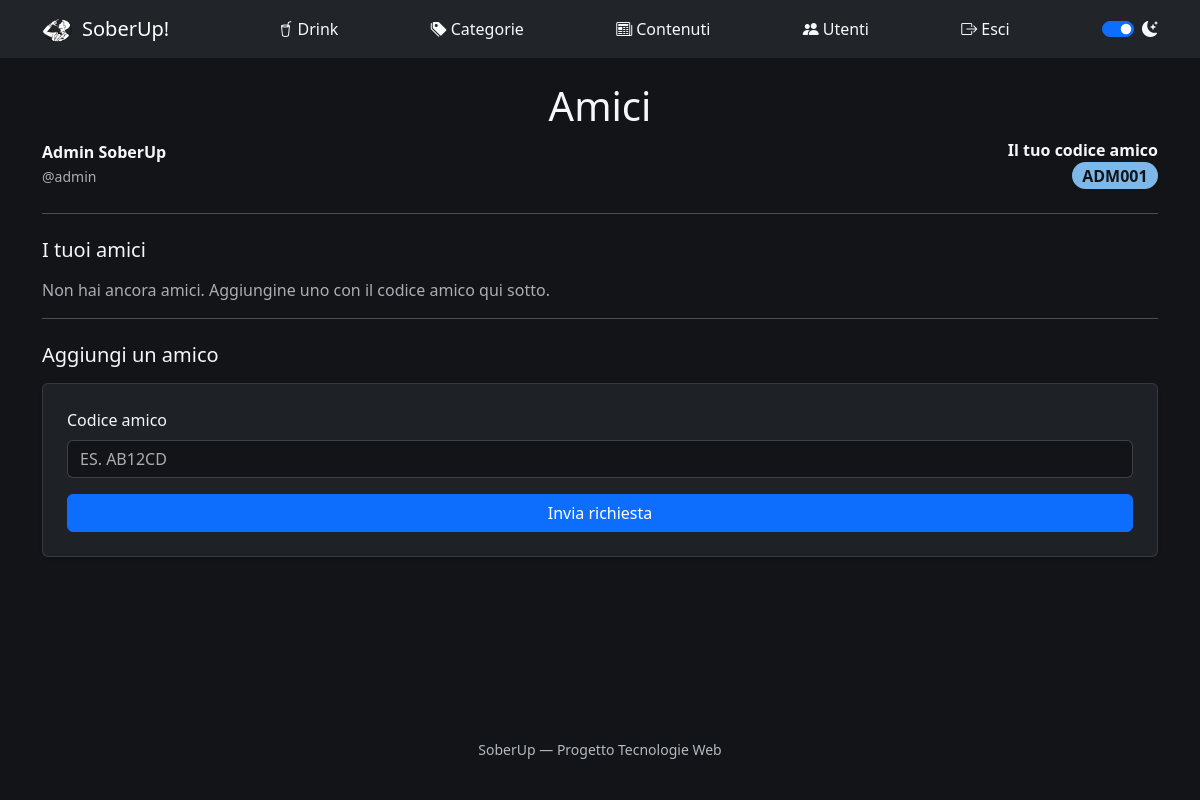
The app's page /amici.php (signed in) with its own data.
### tables this page shows
CREATE TABLE utente (
    idutente        INT AUTO_INCREMENT PRIMARY KEY,
    nome            VARCHAR(50)     NOT NULL,
    cognome         VARCHAR(50)     NOT NULL,
    email           VARCHAR(100)    NOT NULL UNIQUE,
    username        VARCHAR(50)     NOT NULL UNIQUE,
    password        VARCHAR(255)    NOT NULL,
    codice_amico    VARCHAR(10)     NOT NULL UNIQUE,
    is_admin        TINYINT(1)      NOT NULL DEFAULT 0,
    sesso           ENUM('M','F')   NOT NULL,
    data_nascita    DATE            NOT NULL,
    peso            DECIMAL(5,2)    NOT NULL,
    altezza         DECIMAL(5,2)    NOT NULL,
    attivo          TINYINT(1)      NOT NULL DEFAULT 1,
    data_creazione  TIMESTAMP       NOT NULL DEFAULT CURRENT_TIMESTAMP
);

### amici.php (called while the page is built, shortened)
<?php
require_once 'bootstrap.php';
$errori = [];
$utente = $dbh->getUtenteById($_SESSION["idutente"]);
$richieste = $dbh->getRichiesteInAttesa($_SESSION["idutente"]);
$amici = $dbh->getAmiciAccettati($_SESSION["idutente"]);
$templateParams["titolo"] = "SoberUp - Amici";
$templateParams["intestazione"] = "Amici";
$templateParams["nome"] = "template/amici.php";
$templateParams["errori"] = $errori;
$templateParams["utente"] = $utente;
$templateParams["richieste"] = $richieste;
$templateParams["amici"] = $amici;
require 'template/base.php';
?>

### db/database.php (called while the page is built, shortened)
<?php
class DatabaseHelper{
    private $db;
    public function __construct($servername, $username, $password, $dbname, $port){
        $this->db = new mysqli($servername, $username, $password, $dbname, $port);
    }
    public function getUtenteById($id){
        $query = "SELECT idutente, nome, cognome, email, username, codice_amico, is_admin, sesso, data_nascita, peso, altezza, attivo, data_creazione FROM utente WHERE idutente = ?";
        $stmt = $this->db->prepare($query);
        $stmt->bind_param('i', $id);
        $stmt->execute();
        $result = $stmt->get_result();
        return $result->fetch_assoc();
    }
    public function getRichiesteInAttesa($idutente){
        $query = "SELECT am.idamicizia, u.idutente, u.nome, u.cognome, u.username
                   FROM amicizia am, utente u
                   WHERE am.utente1 = u.idutente AND am.utente2 = ? AND am.stato = 'in_attesa'";
        $stmt = $this->db->prepare($query);
        $stmt->bind_param('i', $idutente);
        $stmt->execute();
        $result = $stmt->get_result();
        return $result->fetch_all(MYSQLI_ASSOC);
    }
    public function getAmiciAccettati($idutente){
        $query = "SELECT am.idamicizia, u.idutente, u.nome, u.cognome, u.username, u.sesso, u.data_nascita, u.peso, u.altezza, s.idserata
                   FROM amicizia am
                   JOIN utente u ON (u.idutente = IF(am.utente1 = ?, am.utente2, am.utente1))
                   LEFT JOIN serata s ON (s.utente = u.idutente AND s.datafine IS NULL)
                   WHERE am.stato = 'accettata' AND (am.utente1 = ? OR am.utente2 = ?)";
        $stmt = $this->db->prepare($query);
        $stmt->bind_param('iii', $idutente, $idutente, $idutente);
        $stmt->execute();
        $result = $stmt->get_result();
        return $result->fetch_all(MYSQLI_ASSOC);
    }
}
?>

### bootstrap.php (called while the page is built, shortened)
<?php
require_once("db/database.php");
$dbh = new DatabaseHelper("localhost", "root", "", "soberup_db", 3306);
?>

### template/amici.php (the view, shortened to what this page needs)
<div class="row mb-4 align-items-center">
    <div class="col-12 col-md text-center text-md-start">
        <p class="mb-0"><strong><?php echo $templateParams["utente"]["nome"] . " " . $templateParams["utente"]["cognome"]; ?></strong></p>
        <span class="text-muted small">@<?php echo $templateParams["utente"]["username"]; ?></span>
    </div>
    <div class="col-12 col-md-auto text-center text-md-end mt-3 mt-md-0">
        <p class="mb-0"><strong>Il tuo codice amico</strong></p>
        <span class="badge badge-orario rounded-pill fs-6"><?php echo $templateParams["utente"]["codice_amico"]; ?></span>
    </div>
</div>
<hr class="mb-4">
<h2 class="h5 mb-3">I tuoi amici</h2>
<?php if (empty($templateParams["amici"])): ?>
    <p class="text-muted">Non hai ancora amici. Aggiungine uno con il codice amico qui sotto.</p>
<?php endif; ?>
<hr class="mb-4">
<h2 class="h5 mb-3">Aggiungi un amico</h2>
<form method="POST" action="amici.php" class="card shadow-sm p-4">
    <div class="mb-3">
        <label for="codice_amico" class="form-label">Codice amico</label>
        <input id="codice_amico" name="codice_amico" type="text" class="form-control text-uppercase" maxlength="10" placeholder="Es. AB12CD">
    </div>
    <button type="submit" name="invia" value="1" class="btn btn-primary">Invia richiesta</button>
</form>

### css/style.css (style rules this page uses)
:root { --bg-page: #FFFFFF; --bg-surface: #F4F6F8; --text-primary: #1A1D21; --text-secondary: #545B66; --color-primary: #1D5D8B; --color-success: #1E7A34; --color-danger: #B3261E; --color-warning: #8A6700; }
[data-theme="dark"] { --bg-page: #121417; --bg-surface: #1E2126; --text-primary: #F5F7FA; --text-secondary: #B4BAC2; --color-primary: #7EB8E8; --color-success: #4ADE80; --color-danger: #F87171; --color-warning: #FBBF24; }
body { background-color: var(--bg-page); color: var(--text-primary); }
.text-muted { color: var(--text-secondary); }
.card, .accordion-item { background-color: var(--bg-surface); color: var(--text-primary); border-color: rgba(127, 127, 127, 0.25); }
.badge-orario { background-color: var(--color-primary); color: var(--bg-page); }
.form-control, .form-select { background-color: var(--bg-page); color: var(--text-primary); border-color: rgba(127, 127, 127, 0.35); }

### records on screen
utente: nome "Admin", cognome "SoberUp", username "admin", codice_amico "ADM001"

### other values on screen
$templateParams["intestazione"] "Amici"
